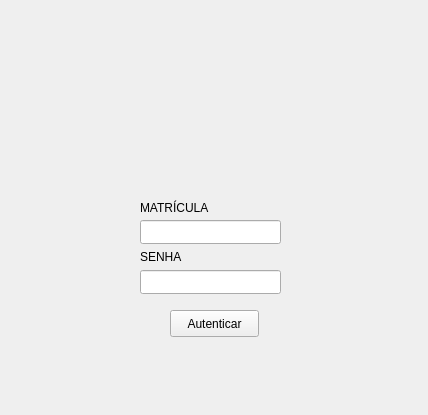
<?xml version="1.0" encoding="UTF-8"?>
<ui version="4.0">
 <class>LOGIN</class>
 <widget class="QWidget" name="LOGIN">
  <property name="geometry">
   <rect>
    <x>0</x>
    <y>0</y>
    <width>428</width>
    <height>415</height>
   </rect>
  </property>
  <property name="windowTitle">
   <string>LOGIN</string>
  </property>
  <property name="windowIcon">
   <iconset>
    <normaloff>../ifrn/images.png</normaloff>../ifrn/images.png</iconset>
  </property>
  <widget class="QLineEdit" name="matricula">
   <property name="geometry">
    <rect>
     <x>140</x>
     <y>220</y>
     <width>141</width>
     <height>24</height>
    </rect>
   </property>
   <property name="maxLength">
    <number>14</number>
   </property>
  </widget>
  <widget class="QLineEdit" name="senha">
   <property name="geometry">
    <rect>
     <x>140</x>
     <y>270</y>
     <width>141</width>
     <height>24</height>
    </rect>
   </property>
   <property name="maxLength">
    <number>100</number>
   </property>
   <property name="echoMode">
    <enum>QLineEdit::Password</enum>
   </property>
  </widget>
  <widget class="QPushButton" name="auten">
   <property name="geometry">
    <rect>
     <x>170</x>
     <y>310</y>
     <width>89</width>
     <height>27</height>
    </rect>
   </property>
   <property name="text">
    <string>Autenticar</string>
   </property>
  </widget>
  <widget class="QLabel" name="labelMatricula">
   <property name="geometry">
    <rect>
     <x>140</x>
     <y>200</y>
     <width>71</width>
     <height>16</height>
    </rect>
   </property>
   <property name="text">
    <string>MATRÍCULA</string>
   </property>
  </widget>
  <widget class="QLabel" name="labelSenha">
   <property name="geometry">
    <rect>
     <x>140</x>
     <y>250</y>
     <width>59</width>
     <height>14</height>
    </rect>
   </property>
   <property name="text">
    <string>SENHA</string>
   </property>
  </widget>
  <widget class="QLabel" name="mensagem">
   <property name="geometry">
    <rect>
     <x>40</x>
     <y>370</y>
     <width>351</width>
     <height>20</height>
    </rect>
   </property>
   <property name="text">
    <string/>
   </property>
   <property name="alignment">
    <set>Qt::AlignCenter</set>
   </property>
  </widget>
  <widget class="QLabel" name="label">
   <property name="geometry">
    <rect>
     <x>40</x>
     <y>30</y>
     <width>351</width>
     <height>161</height>
    </rect>
   </property>
   <property name="text">
    <string/>
   </property>
   <property name="pixmap">
    <pixmap>../ifrn/Logo IFRN.bmp</pixmap>
   </property>
   <property name="scaledContents">
    <bool>true</bool>
   </property>
   <property name="alignment">
    <set>Qt::AlignCenter</set>
   </property>
  </widget>
 </widget>
 <resources/>
 <connections/>
</ui>
